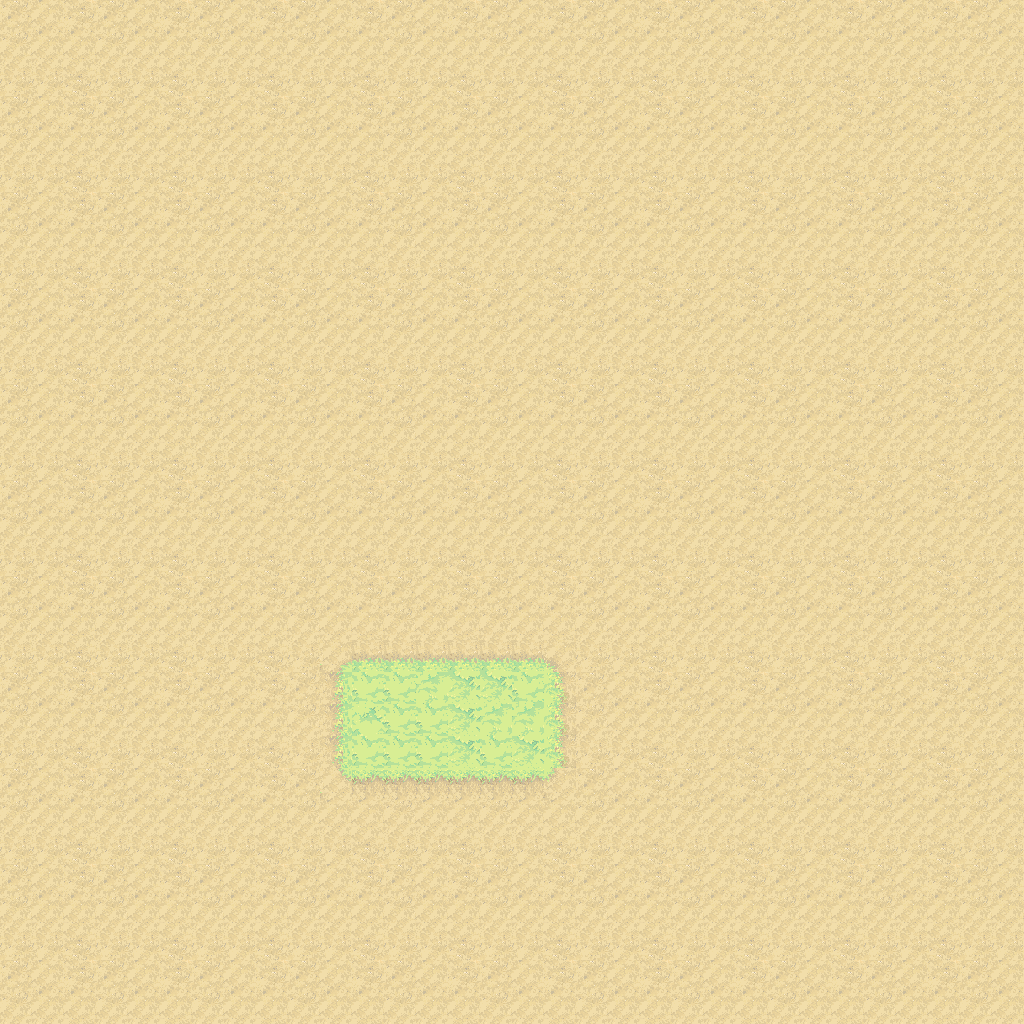

The image is a tile-based game level rendered from a .tmx file. Its description and source (layers, tilesets, objects; grid data summarised) follow:
An orthogonal 32x32 tile map with 32x32 px tiles, 1 tile layer (Tile Layer 1) and 2 objects.

<map version="1.2" tiledversion="1.2.1" orientation="orthogonal" renderorder="right-down" width="32" height="32" tilewidth="32" tileheight="32" infinite="0" nextlayerid="3" nextobjectid="3">
 <tileset firstgid="1" source="ground.tsx" />
 <layer id="1" name="Tile Layer 1" width="32" height="32">
  <data>[1024 cells, 1024 non-empty, 21 distinct tile ids]</data>
 </layer>
 <objectgroup id="2" name="Object Layer 1">
  <object id="1" gid="68" x="384" y="736" width="32" height="32">
   <properties>
    <property name="type" type="int" value="23" />
   </properties>
  </object>
  <object id="2" gid="215" x="480" y="736" width="32" height="32">
   <properties>
    <property name="type" type="int" value="43" />
   </properties>
  </object>
 </objectgroup>
</map>
